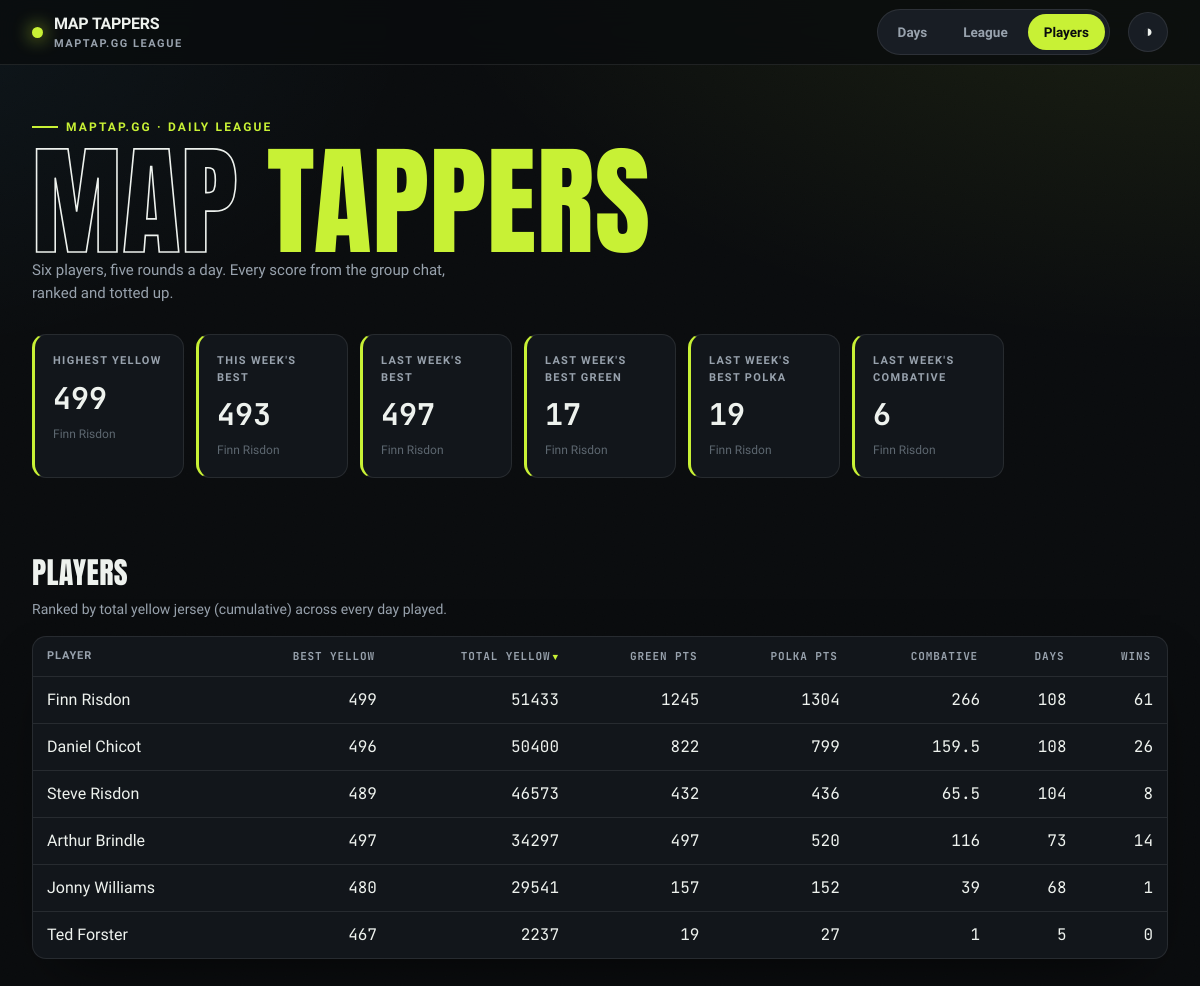
The page /players on the database its author committed.
### tables this page shows
CREATE TABLE entries (
    id INTEGER PRIMARY KEY,
    player TEXT NOT NULL,
    game_date TEXT NOT NULL,
    maptap_score INTEGER NOT NULL,
    UNIQUE (player, game_date)
);

### src/maptap/app.py (the view)
@app.get("/players", response_class=HTMLResponse)
def players(request: Request):
    with closing(_conn()) as conn:
        context = {"players": player_summary(conn), "stats": hero_stats(conn), "active": "players"}
    return templates.TemplateResponse(request, "players.html", context)

### src/maptap/templates/players.html (shortened to what this page needs)
{% extends "base.html" %}
{% block content %}
<h2 class="section-head">Players</h2>
<p class="section-sub">Ranked by total yellow jersey (cumulative) across every day played.</p>
<div class="panel table-card">
    <table data-sortable>
        <thead>
            <tr>
                <th class="txt" data-sort="text">Player</th>
                <th class="num" data-sort="number">Best Yellow</th>
                <th class="num" data-sort="number" data-sorted="desc">Total Yellow</th>
                <th class="num" data-sort="number">Green Pts</th>
                <th class="num" data-sort="number">Polka Pts</th>
                <th class="num" data-sort="number">Combative</th>
                <th class="num" data-sort="number">Days</th>
                <th class="num" data-sort="number">Wins</th>
            </tr>
        </thead>
        <tbody>
            {% for p in players %}
            <tr>
                <td class="txt">{{ p.player }}</td>
                <td class="num">{{ p.best_cumulative }}</td>
                <td class="num">{{ p.total_cumulative }}</td>
                <td class="num">{{ p.green_points }}</td>
                <td class="num">{{ p.polka_points }}</td>
                <td class="num">{{ p.combative_points }}</td>
                <td class="num">{{ p.days_played }}</td>
                <td class="num">{{ p.wins }}</td>
            </tr>
            {% endfor %}
        </tbody>
    </table>
</div>
{% endblock %}

### src/maptap/templates/base.html (shortened to what this page needs)
<!DOCTYPE html>
<html lang="en-GB" data-theme="dark">
<head>
    <link rel="stylesheet" href="/static/styles.css">
</head>
<body>
    <nav class="nav">
        <div class="wrap nav-inner">
            <div class="brand">
                <span class="dot"></span>
                <span>MAP&nbsp;TAPPERS<small>maptap.gg league</small></span>
            </div>
            <div class="tabs">
                <a class="tab {{ 'active' if active == 'days' else '' }}" href="/days">Days</a>
                <a class="tab {{ 'active' if active == 'league' else '' }}" href="/league">League</a>
                <a class="tab {{ 'active' if active == 'players' else '' }}" href="/players">Players</a>
            </div>
            <button class="theme-btn" id="themeBtn" title="Toggle theme" aria-label="Toggle theme">◑</button>
        </div>
    </nav>
    <header class="hero">
        <div class="wrap">
            <span class="hero-tag">maptap.gg · daily league</span>
            <h1><span class="out">Map</span> <span class="em">Tappers</span></h1>
            <p class="hero-sub">{{ stats.player_count | number_word }} player{{ '' if stats.player_count == 1 else 's' }}, five rounds a day. Every score from the group chat, ranked and totted up.</p>
            <div class="stat-row">
                <div class="stat">
                    <div class="label">Highest Yellow</div>
                    <div class="value">{{ stats.highest_cumulative if stats.highest_cumulative is not none else '—' }}</div>
                    <div class="sub">{{ stats.highest_cumulative_player or '—' }}</div>
                </div>
                <div class="stat">
                    <div class="label">This Week's Best</div>
                    <div class="value">{{ stats.week_best if stats.week_best is not none else '—' }}</div>
                    <div class="sub">{{ stats.week_best_player or 'no rides yet' }}</div>
                </div>
                <div class="stat">
                    <div class="label">Last Week's Best</div>
                    <div class="value">{{ stats.last_week_best if stats.last_week_best is not none else '—' }}</div>
                    <div class="sub">{{ stats.last_week_best_player or 'no rides' }}</div>
                </div>
                <div class="stat">
                    <div class="label">Last Week's Best Green</div>
                    <div class="value">{{ stats.last_week_best_green if stats.last_week_best_green is not none else '—' }}</div>
                    <div class="sub">{{ stats.last_week_best_green_player or 'no rides' }}</div>
                </div>
                <div class="stat">
                    <div class="label">Last Week's Best Polka</div>
                    <div class="value">{{ stats.last_week_best_polka if stats.last_week_best_polka is not none else '—' }}</div>
                    <div class="sub">{{ stats.last_week_best_polka_player or 'no rides' }}</div>
                </div>
                <div class="stat">
                    <div class="label">Last Week's Combative</div>
                    <div class="value">{{ stats.last_week_combative if stats.last_week_combative is not none else '—' }}</div>
                    <div class="sub">{{ stats.last_week_combative_player or 'no rides' }}</div>
                </div>
            </div>
        </div>
    </header>
    <main class="wrap">
        {% block content %}{% endblock %}
    </main>
</body>
</html>

### rows shown on the page
entries: player "Finn Risdon"
entries: player "Finn Risdon"
entries: player "Finn Risdon"
entries: player "Finn Risdon"
entries: player "Finn Risdon"

### other values the page prints
{{ stats.player_count | number_word }} "Six"
{{ '' if stats.player_count == 1 else 's' }} "s"
{{ stats.week_best if stats.week_best is not none else '—' }} "493"
{{ stats.last_week_best if stats.last_week_best is not none else '—' }} "497"
{{ p.player }} "Finn Risdon" "Daniel Chicot" "Steve Risdon" "Arthur Brindle" "Jonny Williams" "Ted Forster"
{{ p.best_cumulative }} "499" "496" "489" "497" "480" "467"
{{ p.total_cumulative }} "51433" "50400" "46573" "34297" "29541" "2237"
{{ p.green_points }} "1245" "822" "432" "497" "157" "19"
{{ p.polka_points }} "1304" "799" "436" "520" "152" "27"
{{ p.combative_points }} "266" "159.5" "65.5" "116" "39" "1"
{{ p.days_played }} "108" "108" "104" "73" "68" "5"
{{ p.wins }} "61" "26" "8" "14" "1" "0"
